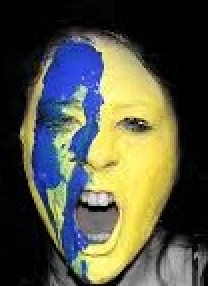
#> input picture data/anger/crop/train/183.jpeg, 104 x 143 px, found by its file name (shown 2 times larger); its folder holds only this picture in this run
$ jupyter execute How-to-load-the-images-for-your-models.ipynb   (shell and % lines are left out)
#> lines starting #> are read from the running program, lines starting #| are printed output that depends on the picture
# Loading the Data

### Directory Sructure
For each emotion category (5), you will find the following directory structure:

`./proc_emotion`

`./proc_emotion/crop`

`./proc_emotion/crop/train`

`./proc_emotion/crop/test`

`./proc_emotion/ori`

`./proc_emotion/ori/train`

`./proc_emotion/ori/test`

`./proc_emotion/feats`

Hopefully this is self-explanatory: the `crop` folders contain the cropped faces in the `train` and `test` folders (80/20 split), same thing with the `ori` folders (original, unprocessed images.

*Russel* you may want to take the whole unprocessed images as inputs to your ConvNets.

In terms of filenames, it is also quite straightforward. Pictures are labelled `xxxx.jpeg`, in ascending order from 0.
For the following categories

`['proc_neutral', 'proc_happy', 'proc_sad', 'proc_fear', 'proc_anger']`

Any file name with `xxxx` <=

`[524, 1032, 440, 527, 556]`

will be in the training set, otherwise will be in the testing set.

The `feats` folders contain archives of feature vectors from VGG and EmotiW models for use by Lewis and Charles. Will need to split the arrays like this:

`train=np.load('emo.npy')[:,:524]`

`test=np.load('emo.npy')[:,524:]`

etc.

In order to load the actual images, use something like this:

[cell 1]
import os
import matplotlib.pyplot as plt
import matplotlib.image as mpimg
import numpy as np

[cell 2]
dir='./proc_sad/crop/train/'
list_imgs=[]
for file in os.listdir(dir):
    img=mpimg.imread(dir+file)
#> img is the input picture: shape (143, 104, 3); mean R, G, B 84.4, 85.3, 69.1
    list_imgs.append(img)

Images are loaded as numpy arrays and can be visualised like this:

[cell 3]
first_img=list_imgs[0]
first_img.shape
#> Out = (143, 104, 3)

[cell 4]
plt.imshow(first_img)
plt.axis('off');

Max Intensities

[cell 5]
np.max(first_img[:,:,0]), np.max(first_img[:,:,1]), np.max(first_img[:,:,2])
#> Out = (255, 255, 255)

You may want to do some further pre-processing of intensities, image shape, etc. This is up to you.

Finally here is a small script to load all the images in the training sets:

[cell 6]
folders=['proc_neutral', 'proc_happy', 'proc_sad', 'proc_fear', 'proc_anger']
folders=['./'+f+'/crop/train/' for f in folders]
folders

[cell 7]
# loading this in lists as input arrays have different shapes
data=[]
for folder in folders:
    print(folder)
    list_imgs=[]
    for file in os.listdir(folder):
        img=mpimg.imread(folder+file)
        list_imgs.append(img)
    data.append(list_imgs)

[cell 8]
len(data) # 5 cats

[cell 9]
len(data[0]) # 525 neutral faces in training set

[cell 10]
data[0][0] # first image

### Resizing Images

In order to standardise the input dimensions, you may want to resize the images so that dimensions match:

[cell 11]
from skimage import transform
img = transform.resize(data[0][0], (224, 224, 3))
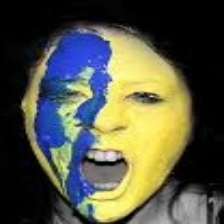
#> img: shape (224, 224, 3) float64; mean R, G, B 0.331, 0.334, 0.271
plt.subplot(121)
plt.imshow(img)
plt.title('Resized 224x224')
plt.axis('off')
plt.subplot(122)
plt.imshow(data[0][0])
plt.title('Original 143x104')
plt.axis('off');
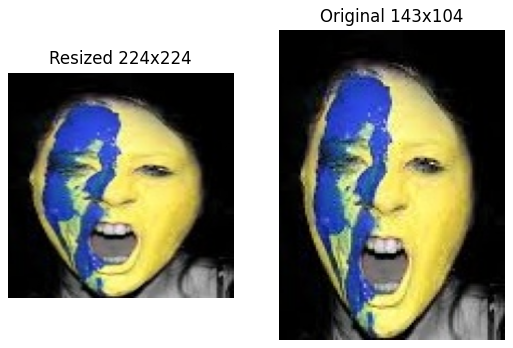
#> figure drawn by matplotlib, 2 panels
